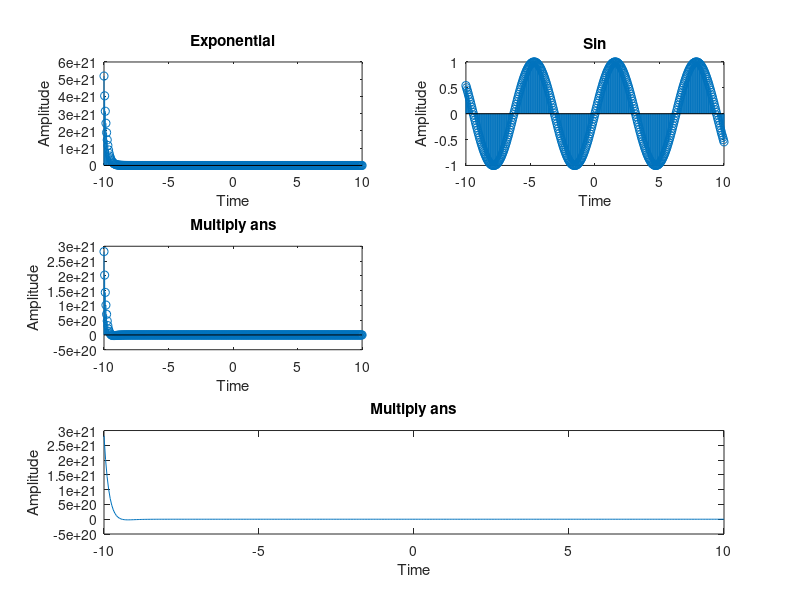

Source code (MATLAB):
clc;
clear all;
close all;
t= -10:0.05:10;
a=input('a');
Y = exp((-a).*t);
subplot(3,1,1);
plot(t,Y);
xlabel('Time');
ylabel('Amplitude');
title('Exponential');
subplot(3,2,1);
stem(t,Y);
xlabel('Time');
ylabel('Amplitude');
title('Exponential');

o=sin(t);
subplot(3,1,2);
plot(t,o);
xlabel('Time');
ylabel('Amplitude');
title('Sin');
subplot(3,2,2);
stem(t,o);
xlabel('Time');
ylabel('Amplitude');
title('Sin');

z=Y.*o;
subplot(3,1,3);
plot(t,z);
xlabel('Time');
ylabel('Amplitude');
title('Multiply ans');
subplot(3,2,3);
stem(t,z);
xlabel('Time');
ylabel('Amplitude');
title('Multiply ans');